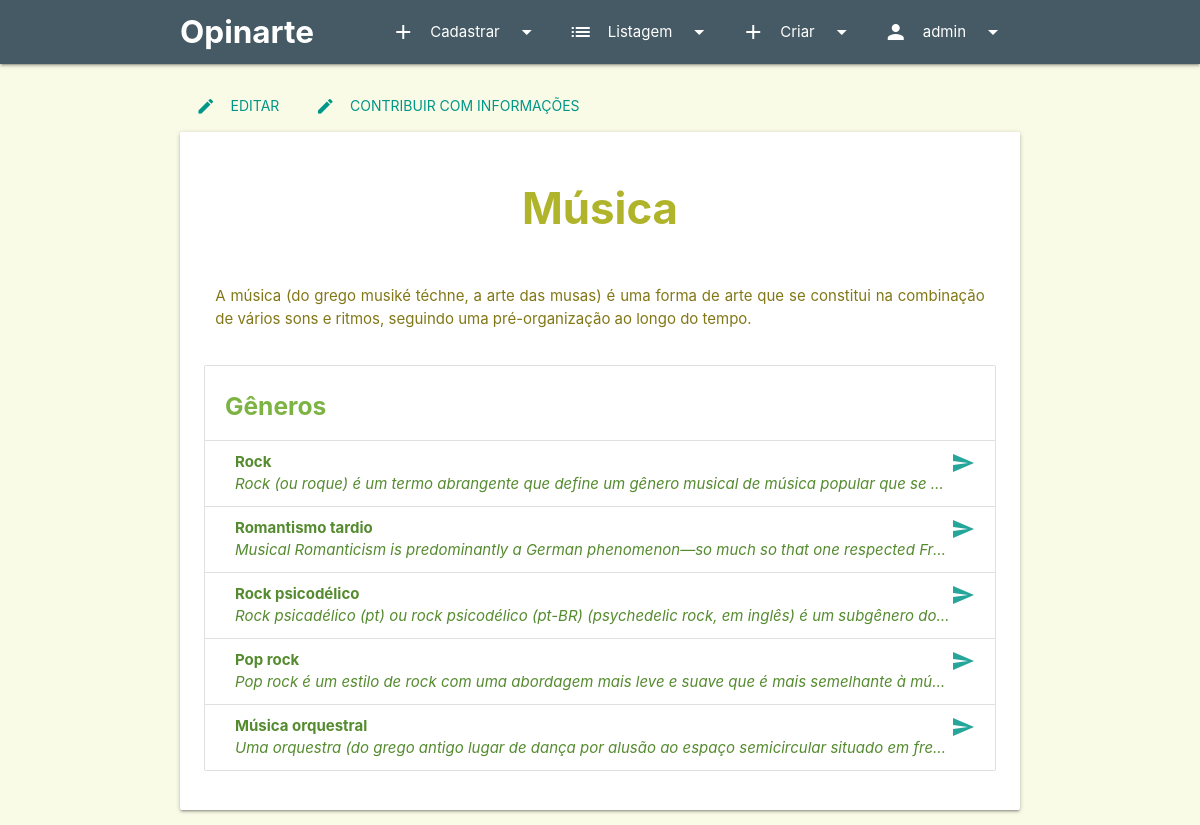
/lingArte.php?id=3 (signed in), run on the app's committed database.
### tables this page shows
CREATE TABLE IF NOT EXISTS `linguagensart` (
  `id` INT(11) NOT NULL AUTO_INCREMENT,
  `nome` VARCHAR(50) NOT NULL,
  `descricao` VARCHAR(512) NOT NULL COMMENT 'breve definição e descrição sobre a história e características da linguagem\n',
  PRIMARY KEY (`id`));

CREATE TABLE IF NOT EXISTS `genero` (
  `id` INT(11) NOT NULL AUTO_INCREMENT,
  `nome` VARCHAR(255) NOT NULL,
  `descricao` TEXT NULL DEFAULT NULL COMMENT 'definição do gênero e descrição de sua história e suas características',
  `lingArte` INT(11) NOT NULL,
  PRIMARY KEY (`id`),
  INDEX `lingArte` (`lingArte` ASC),
  CONSTRAINT `genero_ibfk_1`
    FOREIGN KEY (`lingArte`)
    REFERENCES `linguagensart` (`id`));

### classes/Conexao.class.php (called while the page is built, shortened)
<?php
class Conexao {
	protected static $instance;
	private function __construct ()
	{
		$db_host	=	"localhost";
		$db_name	=	"websiteartes";
		$db_user	=	"root";
		$db_pass	=	"";
		$db_driver	=	"mysql";
		try	{
			self::$instance = new PDO("$db_driver:host=$db_host; dbname=$db_name", $db_user, $db_pass);
			self::$instance->setAttribute(PDO::ATTR_ERRMODE, PDO::ERRMODE_EXCEPTION);
			self::$instance->exec('SET NAMES utf8');
		}
		catch (PDOException $e)	{
			echo "Erro: ".$e->getMessage();
		}
	}
	public static function getInstance() {
		return self::$instance;
	}
}
?>

### classes/LingArteDao.class.php (called while the page is built, shortened)
<?php
class LingArteDao {
	public static function Popula($row) {
		$lingArte = new LingArte;
		$lingArte->setId($row['id']);
		$lingArte->setNome($row['nome']);
		$lingArte->setDescricao($row['descricao']);
		return $lingArte;
	}
	public static function Select($criterio, $pesquisa = false) {
		try {
			switch ($criterio) {
				case 'id':
					$sql = "SELECT * FROM linguagensArt WHERE $criterio = '$pesquisa'";
					break;
			}
			$query = Conexao::getInstance()->query($sql);
			$lingArtes = array();
			while ($row = $query->fetch(PDO::FETCH_ASSOC)) {
				array_push($lingArtes, self::Popula($row));
			}
			return $lingArtes;
		} catch (PDOException $e) {
			echo $e->getMessage();
		}
	}
	public static function SelectPorId($id) {
		$ling = self::Select('id', $id);
		return $ling[0];
	}
	public static function SelectGeneros(LingArte $lingArte) {
		try {
			$id = $lingArte->getId();
			$sql = "SELECT * FROM genero WHERE lingArte = $id";
			$query = Conexao::getInstance()->query($sql);
			while ($row = $query->fetch(PDO::FETCH_ASSOC)) {
				$lingArte->setGenero( GeneroDao::Popula($row) );
			}
			return $lingArte;
		} catch (Exception $e) {
			echo $e->getMessage();
		}
	}
}
?>

### classes/AbsIdNome.class.php (called while the page is built, shortened)
<?php
abstract class AbsIdNome extends AbsId {
	private $nome;
	public function setNome($nome) {
		$this->nome = $nome;
	}
	public function getNome() {
		return $this->nome;
	}
}
?>

### classes/AbsIdNomeDescricao.class.php (called while the page is built, shortened)
<?php
abstract class AbsIdNomeDescricao extends AbsIdNome {
	private $descricao;
	public function setDescricao($descricao){
		$this->descricao = $descricao;
	}
	public function getDescricao(){
		return $this->descricao;
	}
}
?>

### classes/AbsId.class.php (called while the page is built, shortened)
<?php
abstract class AbsId {
	private $id;
	public function setId($id) {
		$this->id = $id;
	}
	public function getId() {
		return $this->id;
	}
}
?>

### classes/GeneroDao.class.php (called while the page is built, shortened)
<?php
class GeneroDao {
	public static function Popula($row) {
		$genero = new Genero;
		$genero->setId($row['id']);
		$genero->setNome($row['nome']);
		$genero->setDescricao($row['descricao']);
		return $genero;
	}
}
?>

### classes/LingArte.class.php (called while the page is built)
<?php
class LingArte extends AbsIdNomeDescricao{
	private $generos = array();
	public function setGenero($genero){
		if($genero instanceof Genero){
			array_push($this->generos, $genero);
		}
	}
	public function getGeneros(){
		return $this->generos;
	}
}
?>

### lingArte.php (the view, shortened to what this page needs)
<!DOCTYPE html>
<html>
<?php
if (isset($_POST['id'])) $id = $_POST['id'];
else if (isset($_GET['id'])) $id = $_GET['id'];
?>
<head>
	<link type="text/css" rel="stylesheet" href="css/materialize.min.css" media="screen,projection" />
	<link type="text/css" rel="stylesheet" href="css/custom.css" />
</head>
<body class="lime lighten-5">
	<header>
	</header>
	<main>
		<div class="container">
			<?php if ($_SESSION['usuario_tipo'] == 1) : ?>
				<a href="lingArte_cad.php?id=<?php echo $id; ?>" class="btn-flat teal-text waves-effect">
					<i class="material-icons left">edit</i>
					Editar
				</a>
			<?php endif; ?>
			<div class="card-panel hoverable">
				<?php
				if (!isset($id)) {
					echo "Não foi recebido o ID da linguagem. <code>lingArte.php?id=0</code>";
				} else {
					$lingArte = LingArteDao::SelectPorId($id);
					$nome = $lingArte->getNome();
					$descricao = $lingArte->getDescricao();
					?>
					<div class="row">
						<div class="col s12">
							<center>
								<h3 class="lime-text text-darken-2"><b><?php echo $nome ?></b></h3>
							</center>
						</div>
					</div>
					<div class="row">
						<div class="col s12">
							<p class="lime-text text-darken-4" align="justify"> <?php echo $descricao; ?> </p>
						</div>
					</div>
					<?php
						$lingArte = LingArteDao::SelectGeneros($lingArte);
						$generos = $lingArte->getGeneros();
						?>
					<div id="generos">
						<ul class="collection with-header">
							<li class="collection-header">
								<h5 class="light-green-text text-darken-1"><b>Gêneros</b></h5>
							</li>
							<?php
								for ($i = 0; $i < count($generos); $i++) {
									echo "<li class='light-green-text text-darken-3 collection-item'>
										<span class='title'><b>" . $generos[$i]->getNome() . "</b></span>
										<a class='secondary-content' href='genero.php?id=" . $generos[$i]->getId() . "'>
											<i class='material-icons'>send</i>
										</a>
										<i class='truncate'>" . $generos[$i]->getDescricao() . "</i>
									</li>";
								}
								?>
						</ul>
					</div>
			</div>
		<?php } ?>
		</div>
	</main>
</body>
</html>

### css/custom.css (style rules this page uses)
main div.container { margin-top: 2%; }

### data on the page
linguagensart: nome "Música", descricao "A música (do grego musiké téchne, a arte das musas) é uma forma de arte que se constitui na combinação de vários sons e ritmos, seguindo uma pré-organização ao longo do tempo."
genero: nome "Rock", descricao "Rock (ou roque) é um termo abrangente que define um gênero musical de música popular que se…"
genero: nome "Romantismo tardio", descricao "Musical Romanticism is predominantly a German phenomenon—so much so that one respected Fr…"
genero: nome "Rock psicodélico", descricao "Rock psicadélico (pt) ou rock psicodélico (pt-BR) (psychedelic rock, em inglês) é um subgênero do…"
genero: nome "Pop rock", descricao "Pop rock é um estilo de rock com uma abordagem mais leve e suave que é mais semelhante à mú…"
genero: nome "Música orquestral", descricao "Uma orquestra (do grego antigo lugar de dança por alusão ao espaço semicircular situado em fre…"

### other printed values
$_SESSION['usuario_nome'] "admin"
